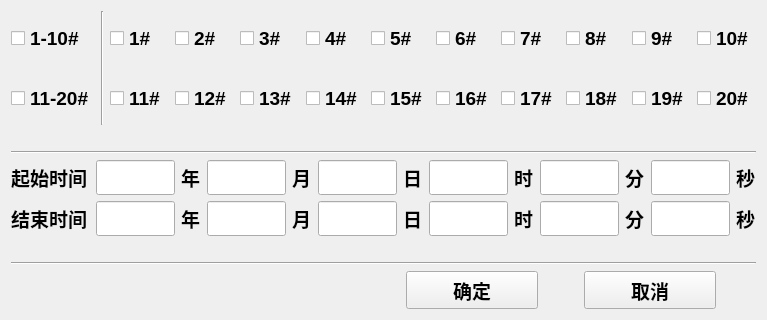
<?xml version="1.0" encoding="UTF-8"?>
<ui version="4.0">
 <class>DataSet</class>
 <widget class="QWidget" name="DataSet">
  <property name="geometry">
   <rect>
    <x>0</x>
    <y>0</y>
    <width>767</width>
    <height>320</height>
   </rect>
  </property>
  <property name="windowTitle">
   <string>Form</string>
  </property>
  <layout class="QHBoxLayout" name="horizontalLayout_3">
   <item>
    <layout class="QVBoxLayout" name="verticalLayout_2" stretch="3,0,0,2,0,0,1">
     <item>
      <layout class="QHBoxLayout" name="horizontalLayout" stretch="1,0,8">
       <item>
        <layout class="QVBoxLayout" name="verticalLayout">
         <item>
          <widget class="QCheckBox" name="checkBox_data_21">
           <property name="sizePolicy">
            <sizepolicy hsizetype="Preferred" vsizetype="Preferred">
             <horstretch>0</horstretch>
             <verstretch>0</verstretch>
            </sizepolicy>
           </property>
           <property name="font">
            <font>
             <family>Arial</family>
             <pointsize>14</pointsize>
             <weight>75</weight>
             <bold>true</bold>
            </font>
           </property>
           <property name="text">
            <string>1-10#</string>
           </property>
          </widget>
         </item>
         <item>
          <widget class="QCheckBox" name="checkBox_data_22">
           <property name="sizePolicy">
            <sizepolicy hsizetype="Preferred" vsizetype="Preferred">
             <horstretch>0</horstretch>
             <verstretch>0</verstretch>
            </sizepolicy>
           </property>
           <property name="font">
            <font>
             <family>Arial</family>
             <pointsize>14</pointsize>
             <weight>75</weight>
             <bold>true</bold>
            </font>
           </property>
           <property name="text">
            <string>11-20#</string>
           </property>
          </widget>
         </item>
        </layout>
       </item>
       <item>
        <widget class="Line" name="line">
         <property name="sizePolicy">
          <sizepolicy hsizetype="Preferred" vsizetype="Preferred">
           <horstretch>0</horstretch>
           <verstretch>0</verstretch>
          </sizepolicy>
         </property>
         <property name="orientation">
          <enum>Qt::Vertical</enum>
         </property>
        </widget>
       </item>
       <item>
        <layout class="QGridLayout" name="gridLayout">
         <item row="0" column="0">
          <widget class="QCheckBox" name="checkBox_data_1">
           <property name="sizePolicy">
            <sizepolicy hsizetype="Preferred" vsizetype="Preferred">
             <horstretch>0</horstretch>
             <verstretch>0</verstretch>
            </sizepolicy>
           </property>
           <property name="font">
            <font>
             <family>Arial</family>
             <pointsize>14</pointsize>
             <weight>75</weight>
             <bold>true</bold>
            </font>
           </property>
           <property name="text">
            <string>1#</string>
           </property>
          </widget>
         </item>
         <item row="0" column="1">
          <widget class="QCheckBox" name="checkBox_data_2">
           <property name="sizePolicy">
            <sizepolicy hsizetype="Preferred" vsizetype="Preferred">
             <horstretch>0</horstretch>
             <verstretch>0</verstretch>
            </sizepolicy>
           </property>
           <property name="font">
            <font>
             <family>Arial</family>
             <pointsize>14</pointsize>
             <weight>75</weight>
             <bold>true</bold>
            </font>
           </property>
           <property name="text">
            <string>2#</string>
           </property>
          </widget>
         </item>
         <item row="0" column="2">
          <widget class="QCheckBox" name="checkBox_data_3">
           <property name="sizePolicy">
            <sizepolicy hsizetype="Preferred" vsizetype="Preferred">
             <horstretch>0</horstretch>
             <verstretch>0</verstretch>
            </sizepolicy>
           </property>
           <property name="font">
            <font>
             <family>Arial</family>
             <pointsize>14</pointsize>
             <weight>75</weight>
             <bold>true</bold>
            </font>
           </property>
           <property name="text">
            <string>3#</string>
           </property>
          </widget>
         </item>
         <item row="0" column="3">
          <widget class="QCheckBox" name="checkBox_data_4">
           <property name="sizePolicy">
            <sizepolicy hsizetype="Preferred" vsizetype="Preferred">
             <horstretch>0</horstretch>
             <verstretch>0</verstretch>
            </sizepolicy>
           </property>
           <property name="font">
            <font>
             <family>Arial</family>
             <pointsize>14</pointsize>
             <weight>75</weight>
             <bold>true</bold>
            </font>
           </property>
           <property name="text">
            <string>4#</string>
           </property>
          </widget>
         </item>
         <item row="0" column="4">
          <widget class="QCheckBox" name="checkBox_data_5">
           <property name="sizePolicy">
            <sizepolicy hsizetype="Preferred" vsizetype="Preferred">
             <horstretch>0</horstretch>
             <verstretch>0</verstretch>
            </sizepolicy>
           </property>
           <property name="font">
            <font>
             <family>Arial</family>
             <pointsize>14</pointsize>
             <weight>75</weight>
             <bold>true</bold>
            </font>
           </property>
           <property name="text">
            <string>5#</string>
           </property>
          </widget>
         </item>
         <item row="0" column="5">
          <widget class="QCheckBox" name="checkBox_data_6">
           <property name="sizePolicy">
            <sizepolicy hsizetype="Preferred" vsizetype="Preferred">
             <horstretch>0</horstretch>
             <verstretch>0</verstretch>
            </sizepolicy>
           </property>
           <property name="font">
            <font>
             <family>Arial</family>
             <pointsize>14</pointsize>
             <weight>75</weight>
             <bold>true</bold>
            </font>
           </property>
           <property name="text">
            <string>6#</string>
           </property>
          </widget>
         </item>
         <item row="0" column="6">
          <widget class="QCheckBox" name="checkBox_data_7">
           <property name="sizePolicy">
            <sizepolicy hsizetype="Preferred" vsizetype="Preferred">
             <horstretch>0</horstretch>
             <verstretch>0</verstretch>
            </sizepolicy>
           </property>
           <property name="font">
            <font>
             <family>Arial</family>
             <pointsize>14</pointsize>
             <weight>75</weight>
             <bold>true</bold>
            </font>
           </property>
           <property name="text">
            <string>7#</string>
           </property>
          </widget>
         </item>
         <item row="0" column="7">
          <widget class="QCheckBox" name="checkBox_data_8">
           <property name="sizePolicy">
            <sizepolicy hsizetype="Preferred" vsizetype="Preferred">
             <horstretch>0</horstretch>
             <verstretch>0</verstretch>
            </sizepolicy>
           </property>
           <property name="font">
            <font>
             <family>Arial</family>
             <pointsize>14</pointsize>
             <weight>75</weight>
             <bold>true</bold>
            </font>
           </property>
           <property name="text">
            <string>8#</string>
           </property>
          </widget>
         </item>
         <item row="0" column="8">
          <widget class="QCheckBox" name="checkBox_data_9">
           <property name="sizePolicy">
            <sizepolicy hsizetype="Preferred" vsizetype="Preferred">
             <horstretch>0</horstretch>
             <verstretch>0</verstretch>
            </sizepolicy>
           </property>
           <property name="font">
            <font>
             <family>Arial</family>
             <pointsize>14</pointsize>
             <weight>75</weight>
             <bold>true</bold>
            </font>
           </property>
           <property name="text">
            <string>9#</string>
           </property>
          </widget>
         </item>
         <item row="0" column="9">
          <widget class="QCheckBox" name="checkBox_data_10">
           <property name="sizePolicy">
            <sizepolicy hsizetype="Preferred" vsizetype="Preferred">
             <horstretch>0</horstretch>
             <verstretch>0</verstretch>
            </sizepolicy>
           </property>
           <property name="font">
            <font>
             <family>Arial</family>
             <pointsize>14</pointsize>
             <weight>75</weight>
             <bold>true</bold>
            </font>
           </property>
           <property name="text">
            <string>10#</string>
           </property>
          </widget>
         </item>
         <item row="1" column="0">
          <widget class="QCheckBox" name="checkBox_data_11">
           <property name="sizePolicy">
            <sizepolicy hsizetype="Preferred" vsizetype="Preferred">
             <horstretch>0</horstretch>
             <verstretch>0</verstretch>
            </sizepolicy>
           </property>
           <property name="font">
            <font>
             <family>Arial</family>
             <pointsize>14</pointsize>
             <weight>75</weight>
             <bold>true</bold>
            </font>
           </property>
           <property name="text">
            <string>11#</string>
           </property>
          </widget>
         </item>
         <item row="1" column="1">
          <widget class="QCheckBox" name="checkBox_data_12">
           <property name="sizePolicy">
            <sizepolicy hsizetype="Preferred" vsizetype="Preferred">
             <horstretch>0</horstretch>
             <verstretch>0</verstretch>
            </sizepolicy>
           </property>
           <property name="font">
            <font>
             <family>Arial</family>
             <pointsize>14</pointsize>
             <weight>75</weight>
             <bold>true</bold>
            </font>
           </property>
           <property name="text">
            <string>12#</string>
           </property>
          </widget>
         </item>
         <item row="1" column="2">
          <widget class="QCheckBox" name="checkBox_data_13">
           <property name="sizePolicy">
            <sizepolicy hsizetype="Preferred" vsizetype="Preferred">
             <horstretch>0</horstretch>
             <verstretch>0</verstretch>
            </sizepolicy>
           </property>
           <property name="font">
            <font>
             <family>Arial</family>
             <pointsize>14</pointsize>
             <weight>75</weight>
             <bold>true</bold>
            </font>
           </property>
           <property name="text">
            <string>13#</string>
           </property>
          </widget>
         </item>
         <item row="1" column="3">
          <widget class="QCheckBox" name="checkBox_data_14">
           <property name="sizePolicy">
            <sizepolicy hsizetype="Preferred" vsizetype="Preferred">
             <horstretch>0</horstretch>
             <verstretch>0</verstretch>
            </sizepolicy>
           </property>
           <property name="font">
            <font>
             <family>Arial</family>
             <pointsize>14</pointsize>
             <weight>75</weight>
             <bold>true</bold>
            </font>
           </property>
           <property name="text">
            <string>14#</string>
           </property>
          </widget>
         </item>
         <item row="1" column="4">
          <widget class="QCheckBox" name="checkBox_data_15">
           <property name="sizePolicy">
            <sizepolicy hsizetype="Preferred" vsizetype="Preferred">
             <horstretch>0</horstretch>
             <verstretch>0</verstretch>
            </sizepolicy>
           </property>
           <property name="font">
            <font>
             <family>Arial</family>
             <pointsize>14</pointsize>
             <weight>75</weight>
             <bold>true</bold>
            </font>
           </property>
           <property name="text">
            <string>15#</string>
           </property>
          </widget>
         </item>
         <item row="1" column="5">
          <widget class="QCheckBox" name="checkBox_data_16">
           <property name="sizePolicy">
            <sizepolicy hsizetype="Preferred" vsizetype="Preferred">
             <horstretch>0</horstretch>
             <verstretch>0</verstretch>
            </sizepolicy>
           </property>
           <property name="font">
            <font>
             <family>Arial</family>
             <pointsize>14</pointsize>
             <weight>75</weight>
             <bold>true</bold>
            </font>
           </property>
           <property name="text">
            <string>16#</string>
           </property>
          </widget>
         </item>
         <item row="1" column="6">
          <widget class="QCheckBox" name="checkBox_data_17">
           <property name="sizePolicy">
            <sizepolicy hsizetype="Preferred" vsizetype="Preferred">
             <horstretch>0</horstretch>
             <verstretch>0</verstretch>
            </sizepolicy>
           </property>
           <property name="font">
            <font>
             <family>Arial</family>
             <pointsize>14</pointsize>
             <weight>75</weight>
             <bold>true</bold>
            </font>
           </property>
           <property name="text">
            <string>17#</string>
           </property>
          </widget>
         </item>
         <item row="1" column="7">
          <widget class="QCheckBox" name="checkBox_data_18">
           <property name="sizePolicy">
            <sizepolicy hsizetype="Preferred" vsizetype="Preferred">
             <horstretch>0</horstretch>
             <verstretch>0</verstretch>
            </sizepolicy>
           </property>
           <property name="font">
            <font>
             <family>Arial</family>
             <pointsize>14</pointsize>
             <weight>75</weight>
             <bold>true</bold>
            </font>
           </property>
           <property name="text">
            <string>18#</string>
           </property>
          </widget>
         </item>
         <item row="1" column="8">
          <widget class="QCheckBox" name="checkBox_data_19">
           <property name="sizePolicy">
            <sizepolicy hsizetype="Preferred" vsizetype="Preferred">
             <horstretch>0</horstretch>
             <verstretch>0</verstretch>
            </sizepolicy>
           </property>
           <property name="font">
            <font>
             <family>Arial</family>
             <pointsize>14</pointsize>
             <weight>75</weight>
             <bold>true</bold>
            </font>
           </property>
           <property name="text">
            <string>19#</string>
           </property>
          </widget>
         </item>
         <item row="1" column="9">
          <widget class="QCheckBox" name="checkBox_data_20">
           <property name="sizePolicy">
            <sizepolicy hsizetype="Preferred" vsizetype="Preferred">
             <horstretch>0</horstretch>
             <verstretch>0</verstretch>
            </sizepolicy>
           </property>
           <property name="font">
            <font>
             <family>Arial</family>
             <pointsize>14</pointsize>
             <weight>75</weight>
             <bold>true</bold>
            </font>
           </property>
           <property name="text">
            <string>20#</string>
           </property>
          </widget>
         </item>
        </layout>
       </item>
      </layout>
     </item>
     <item>
      <spacer name="horizontalSpacer_4">
       <property name="orientation">
        <enum>Qt::Horizontal</enum>
       </property>
       <property name="sizeHint" stdset="0">
        <size>
         <width>40</width>
         <height>20</height>
        </size>
       </property>
      </spacer>
     </item>
     <item>
      <widget class="Line" name="line_2">
       <property name="orientation">
        <enum>Qt::Horizontal</enum>
       </property>
      </widget>
     </item>
     <item>
      <layout class="QVBoxLayout" name="verticalLayout_108">
       <item>
        <layout class="QHBoxLayout" name="horizontalLayout_81" stretch="4,4,1,4,1,4,1,4,1,4,1,4,1">
         <item>
          <widget class="QLabel" name="lab_start_time">
           <property name="font">
            <font>
             <family>Arial</family>
             <pointsize>14</pointsize>
             <weight>75</weight>
             <bold>true</bold>
            </font>
           </property>
           <property name="text">
            <string>起始时间</string>
           </property>
          </widget>
         </item>
         <item>
          <widget class="QLineEdit" name="lineEdit_year">
           <property name="sizePolicy">
            <sizepolicy hsizetype="Preferred" vsizetype="Preferred">
             <horstretch>0</horstretch>
             <verstretch>0</verstretch>
            </sizepolicy>
           </property>
           <property name="font">
            <font>
             <family>Arial</family>
             <pointsize>14</pointsize>
             <weight>75</weight>
             <bold>true</bold>
            </font>
           </property>
          </widget>
         </item>
         <item>
          <widget class="QLabel" name="label_29">
           <property name="font">
            <font>
             <family>Arial</family>
             <pointsize>14</pointsize>
             <weight>75</weight>
             <bold>true</bold>
            </font>
           </property>
           <property name="text">
            <string>年</string>
           </property>
          </widget>
         </item>
         <item>
          <widget class="QLineEdit" name="lineEdit_2">
           <property name="sizePolicy">
            <sizepolicy hsizetype="Preferred" vsizetype="Preferred">
             <horstretch>0</horstretch>
             <verstretch>0</verstretch>
            </sizepolicy>
           </property>
           <property name="font">
            <font>
             <family>Arial</family>
             <pointsize>14</pointsize>
             <weight>75</weight>
             <bold>true</bold>
            </font>
           </property>
          </widget>
         </item>
         <item>
          <widget class="QLabel" name="label_31">
           <property name="font">
            <font>
             <family>Arial</family>
             <pointsize>14</pointsize>
             <weight>75</weight>
             <bold>true</bold>
            </font>
           </property>
           <property name="text">
            <string>月</string>
           </property>
          </widget>
         </item>
         <item>
          <widget class="QLineEdit" name="lineEdit_3">
           <property name="sizePolicy">
            <sizepolicy hsizetype="Preferred" vsizetype="Preferred">
             <horstretch>0</horstretch>
             <verstretch>0</verstretch>
            </sizepolicy>
           </property>
           <property name="font">
            <font>
             <family>Arial</family>
             <pointsize>14</pointsize>
             <weight>75</weight>
             <bold>true</bold>
            </font>
           </property>
          </widget>
         </item>
         <item>
          <widget class="QLabel" name="label_33">
           <property name="font">
            <font>
             <family>Arial</family>
             <pointsize>14</pointsize>
             <weight>75</weight>
             <bold>true</bold>
            </font>
           </property>
           <property name="text">
            <string>日</string>
           </property>
          </widget>
         </item>
         <item>
          <widget class="QLineEdit" name="lineEdit_4">
           <property name="sizePolicy">
            <sizepolicy hsizetype="Preferred" vsizetype="Preferred">
             <horstretch>0</horstretch>
             <verstretch>0</verstretch>
            </sizepolicy>
           </property>
           <property name="font">
            <font>
             <family>Arial</family>
             <pointsize>14</pointsize>
             <weight>75</weight>
             <bold>true</bold>
            </font>
           </property>
          </widget>
         </item>
         <item>
          <widget class="QLabel" name="label_28">
           <property name="font">
            <font>
             <family>Arial</family>
             <pointsize>14</pointsize>
             <weight>75</weight>
             <bold>true</bold>
            </font>
           </property>
           <property name="text">
            <string>时</string>
           </property>
          </widget>
         </item>
         <item>
          <widget class="QLineEdit" name="lineEdit_5">
           <property name="sizePolicy">
            <sizepolicy hsizetype="Preferred" vsizetype="Preferred">
             <horstretch>0</horstretch>
             <verstretch>0</verstretch>
            </sizepolicy>
           </property>
           <property name="font">
            <font>
             <family>Arial</family>
             <pointsize>14</pointsize>
             <weight>75</weight>
             <bold>true</bold>
            </font>
           </property>
          </widget>
         </item>
         <item>
          <widget class="QLabel" name="label_30">
           <property name="font">
            <font>
             <family>Arial</family>
             <pointsize>14</pointsize>
             <weight>75</weight>
             <bold>true</bold>
            </font>
           </property>
           <property name="text">
            <string>分</string>
           </property>
          </widget>
         </item>
         <item>
          <widget class="QLineEdit" name="lineEdit_6">
           <property name="sizePolicy">
            <sizepolicy hsizetype="Preferred" vsizetype="Preferred">
             <horstretch>0</horstretch>
             <verstretch>0</verstretch>
            </sizepolicy>
           </property>
           <property name="font">
            <font>
             <family>Arial</family>
             <pointsize>14</pointsize>
             <weight>75</weight>
             <bold>true</bold>
            </font>
           </property>
          </widget>
         </item>
         <item>
          <widget class="QLabel" name="label_32">
           <property name="font">
            <font>
             <family>Arial</family>
             <pointsize>14</pointsize>
             <weight>75</weight>
             <bold>true</bold>
            </font>
           </property>
           <property name="text">
            <string>秒</string>
           </property>
          </widget>
         </item>
        </layout>
       </item>
       <item>
        <layout class="QHBoxLayout" name="horizontalLayout_83" stretch="4,4,1,4,1,4,1,4,1,4,1,4,1">
         <item>
          <widget class="QLabel" name="lab_end_time">
           <property name="font">
            <font>
             <family>Arial</family>
             <pointsize>14</pointsize>
             <weight>75</weight>
             <bold>true</bold>
            </font>
           </property>
           <property name="text">
            <string>结束时间</string>
           </property>
          </widget>
         </item>
         <item>
          <widget class="QLineEdit" name="lineEdit_7">
           <property name="sizePolicy">
            <sizepolicy hsizetype="Preferred" vsizetype="Preferred">
             <horstretch>0</horstretch>
             <verstretch>0</verstretch>
            </sizepolicy>
           </property>
           <property name="font">
            <font>
             <family>Arial</family>
             <pointsize>14</pointsize>
             <weight>75</weight>
             <bold>true</bold>
            </font>
           </property>
          </widget>
         </item>
         <item>
          <widget class="QLabel" name="label_170">
           <property name="font">
            <font>
             <family>Arial</family>
             <pointsize>14</pointsize>
             <weight>75</weight>
             <bold>true</bold>
            </font>
           </property>
           <property name="text">
            <string>年</string>
           </property>
          </widget>
         </item>
         <item>
          <widget class="QLineEdit" name="lineEdit_8">
           <property name="sizePolicy">
            <sizepolicy hsizetype="Preferred" vsizetype="Preferred">
             <horstretch>0</horstretch>
             <verstretch>0</verstretch>
            </sizepolicy>
           </property>
           <property name="font">
            <font>
             <family>Arial</family>
             <pointsize>14</pointsize>
             <weight>75</weight>
             <bold>true</bold>
            </font>
           </property>
          </widget>
         </item>
         <item>
          <widget class="QLabel" name="label_171">
           <property name="font">
            <font>
             <family>Arial</family>
             <pointsize>14</pointsize>
             <weight>75</weight>
             <bold>true</bold>
            </font>
           </property>
           <property name="text">
            <string>月</string>
           </property>
          </widget>
         </item>
         <item>
          <widget class="QLineEdit" name="lineEdit_9">
           <property name="sizePolicy">
            <sizepolicy hsizetype="Preferred" vsizetype="Preferred">
             <horstretch>0</horstretch>
             <verstretch>0</verstretch>
            </sizepolicy>
           </property>
           <property name="font">
            <font>
             <family>Arial</family>
             <pointsize>14</pointsize>
             <weight>75</weight>
             <bold>true</bold>
            </font>
           </property>
          </widget>
         </item>
         <item>
          <widget class="QLabel" name="label_172">
           <property name="font">
            <font>
             <family>Arial</family>
             <pointsize>14</pointsize>
             <weight>75</weight>
             <bold>true</bold>
            </font>
           </property>
           <property name="text">
            <string>日</string>
           </property>
          </widget>
         </item>
         <item>
          <widget class="QLineEdit" name="lineEdit_10">
           <property name="sizePolicy">
            <sizepolicy hsizetype="Preferred" vsizetype="Preferred">
             <horstretch>0</horstretch>
             <verstretch>0</verstretch>
            </sizepolicy>
           </property>
           <property name="font">
            <font>
             <family>Arial</family>
             <pointsize>14</pointsize>
             <weight>75</weight>
             <bold>true</bold>
            </font>
           </property>
          </widget>
         </item>
         <item>
          <widget class="QLabel" name="label_175">
           <property name="font">
            <font>
             <family>Arial</family>
             <pointsize>14</pointsize>
             <weight>75</weight>
             <bold>true</bold>
            </font>
           </property>
           <property name="text">
            <string>时</string>
           </property>
          </widget>
         </item>
         <item>
          <widget class="QLineEdit" name="lineEdit_11">
           <property name="sizePolicy">
            <sizepolicy hsizetype="Preferred" vsizetype="Preferred">
             <horstretch>0</horstretch>
             <verstretch>0</verstretch>
            </sizepolicy>
           </property>
           <property name="font">
            <font>
             <family>Arial</family>
             <pointsize>14</pointsize>
             <weight>75</weight>
             <bold>true</bold>
            </font>
           </property>
          </widget>
         </item>
         <item>
          <widget class="QLabel" name="label_176">
           <property name="font">
            <font>
             <family>Arial</family>
             <pointsize>14</pointsize>
             <weight>75</weight>
             <bold>true</bold>
            </font>
           </property>
           <property name="text">
            <string>分</string>
           </property>
          </widget>
         </item>
         <item>
          <widget class="QLineEdit" name="lineEdit_12">
           <property name="sizePolicy">
            <sizepolicy hsizetype="Preferred" vsizetype="Preferred">
             <horstretch>0</horstretch>
             <verstretch>0</verstretch>
            </sizepolicy>
           </property>
           <property name="font">
            <font>
             <family>Arial</family>
             <pointsize>14</pointsize>
             <weight>75</weight>
             <bold>true</bold>
            </font>
           </property>
          </widget>
         </item>
         <item>
          <widget class="QLabel" name="label_177">
           <property name="font">
            <font>
             <family>Arial</family>
             <pointsize>14</pointsize>
             <weight>75</weight>
             <bold>true</bold>
            </font>
           </property>
           <property name="text">
            <string>秒</string>
           </property>
          </widget>
         </item>
        </layout>
       </item>
      </layout>
     </item>
     <item>
      <spacer name="horizontalSpacer_5">
       <property name="orientation">
        <enum>Qt::Horizontal</enum>
       </property>
       <property name="sizeHint" stdset="0">
        <size>
         <width>40</width>
         <height>20</height>
        </size>
       </property>
      </spacer>
     </item>
     <item>
      <widget class="Line" name="line_3">
       <property name="orientation">
        <enum>Qt::Horizontal</enum>
       </property>
      </widget>
     </item>
     <item>
      <layout class="QHBoxLayout" name="horizontalLayout_2" stretch="3,1,0,1,0">
       <item>
        <spacer name="horizontalSpacer">
         <property name="orientation">
          <enum>Qt::Horizontal</enum>
         </property>
         <property name="sizeHint" stdset="0">
          <size>
           <width>40</width>
           <height>20</height>
          </size>
         </property>
        </spacer>
       </item>
       <item>
        <widget class="QPushButton" name="btn_data_process_ok">
         <property name="sizePolicy">
          <sizepolicy hsizetype="Preferred" vsizetype="Preferred">
           <horstretch>0</horstretch>
           <verstretch>0</verstretch>
          </sizepolicy>
         </property>
         <property name="font">
          <font>
           <family>Arial</family>
           <pointsize>14</pointsize>
           <weight>75</weight>
           <bold>true</bold>
          </font>
         </property>
         <property name="styleSheet">
          <string notr="true"/>
         </property>
         <property name="text">
          <string>确定</string>
         </property>
        </widget>
       </item>
       <item>
        <spacer name="horizontalSpacer_3">
         <property name="orientation">
          <enum>Qt::Horizontal</enum>
         </property>
         <property name="sizeHint" stdset="0">
          <size>
           <width>40</width>
           <height>20</height>
          </size>
         </property>
        </spacer>
       </item>
       <item>
        <widget class="QPushButton" name="btn_data_process_cancel">
         <property name="sizePolicy">
          <sizepolicy hsizetype="Preferred" vsizetype="Preferred">
           <horstretch>0</horstretch>
           <verstretch>0</verstretch>
          </sizepolicy>
         </property>
         <property name="font">
          <font>
           <family>Arial</family>
           <pointsize>14</pointsize>
           <weight>75</weight>
           <bold>true</bold>
          </font>
         </property>
         <property name="text">
          <string>取消</string>
         </property>
        </widget>
       </item>
       <item>
        <spacer name="horizontalSpacer_2">
         <property name="orientation">
          <enum>Qt::Horizontal</enum>
         </property>
         <property name="sizeHint" stdset="0">
          <size>
           <width>40</width>
           <height>20</height>
          </size>
         </property>
        </spacer>
       </item>
      </layout>
     </item>
    </layout>
   </item>
  </layout>
 </widget>
 <resources/>
 <connections/>
</ui>
